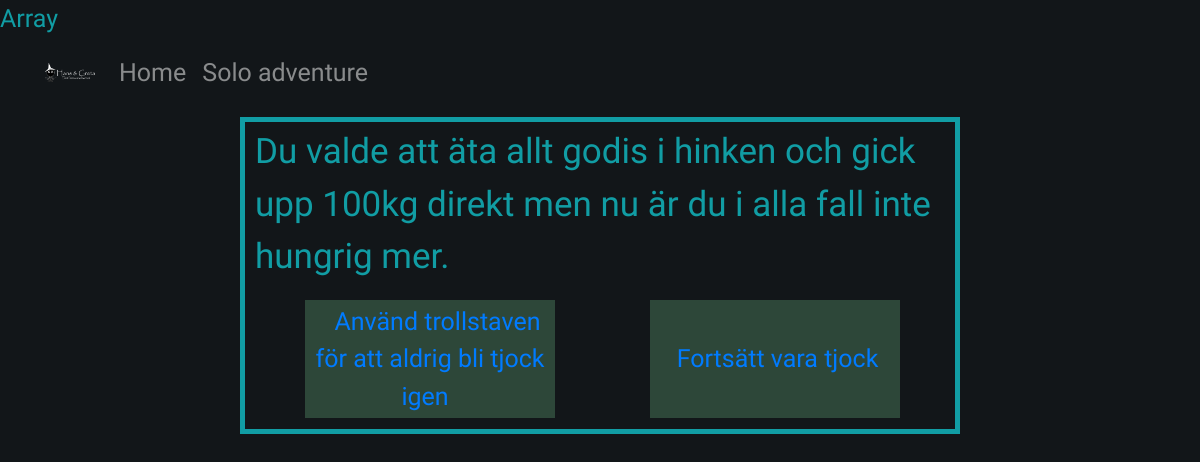
Page /solo.php?id=4 on the committed database.
### tables this page shows
CREATE TABLE `story` (
  `id` int(10) unsigned NOT NULL AUTO_INCREMENT,
  `body` text NOT NULL,
  PRIMARY KEY (`id`)
);

CREATE TABLE `links` (
  `id` int(10) unsigned NOT NULL AUTO_INCREMENT,
  `story_id` int(10) unsigned NOT NULL,
  `target_id` int(10) unsigned NOT NULL,
  `description` varchar(255) NOT NULL,
  PRIMARY KEY (`id`),
  KEY `story_id` (`story_id`),
  KEY `target_id` (`target_id`),
  CONSTRAINT `links_ibfk_1` FOREIGN KEY (`story_id`) REFERENCES `story` (`id`) ON DELETE CASCADE ON UPDATE CASCADE,
  CONSTRAINT `links_ibfk_2` FOREIGN KEY (`target_id`) REFERENCES `story` (`id`) ON DELETE CASCADE ON UPDATE CASCADE
);

### solo.php (called while the page is built, shortened)
<?php
include 'include/db.php';
$filteredId = 1;
if(isset($_GET['id'])) {
    $filteredId = filter_input(INPUT_GET, 'id', FILTER_VALIDATE_INT);
} elseif (isset($_SESSION['id'])) {
        $filteredId = filter_var($_SESSION['id'], FILTER_VALIDATE_INT);
}
$sth = $dbh->prepare('SELECT * FROM story
                    WHERE id = :filteredId');
$sth->bindParam(':filteredId', $filteredId);
$sth->execute();
$story = $sth->fetch(PDO::FETCH_ASSOC);
$sth = $dbh->prepare('SELECT * FROM links
                    WHERE story_id = :filteredId');
$sth->bindParam(':filteredId', $filteredId);
$sth->execute();
$links = $sth->fetchAll(PDO::FETCH_ASSOC);
include 'views/solo_layout.php';
?>

### views/solo_layout.php (the view, shortened to what this page needs)
<!DOCTYPE html>
<html lang="en">
<head>
    <link rel="stylesheet" href="https://stackpath.bootstrapcdn.com/bootstrap/4.3.1/css/bootstrap.min.css">
    <link rel="stylesheet" href="css/style.css">
</head>
<body>
    <?php include 'header.php' ?>
    <main>
        <p>
            <?= $story['body'] ?>
        </p>
        <div class="d-sm-flex justify-content-around">
            <?php foreach ($links as $link) : ?>
                <button class="button">
                    <a href="?id=<?= $link['target_id'] ?>" class="button">
                        <?= $link['description'] ?>
                    </a>
                </button>
            <?php endforeach ?>
        </div>
    </main>
</body>
</html>

### css/style.css (style rules this page uses)
body { background-color: #121619; color: #119da4; font-size: 25px; font-family: 'Kalam', cursive; }
main { width: 60%; margin: 0 auto; border: 5px solid; padding: 4px 10px; margin-top: 10px; }
p { font-size: 1.4em; }
a { text-decoration: none; }
.button { background-color: #2d4739; border: none; padding: 1px 10px; margin-bottom: 7px; margin-left: 5px; width: 250px; }
button:not(:disabled) { padding: 3px 0px; }

### rows in the picture
story: body "Du valde att äta allt godis i hinken och gick upp 100kg direkt men nu är du i alla fall inte hungrig mer."
links: description "Använd trollstaven för att aldrig bli tjock igen"
links: description "Fortsätt vara tjock"
